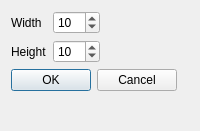
<?xml version="1.0" encoding="UTF-8"?>
<ui version="4.0">
 <class>TwoDDimensionsDialog</class>
 <widget class="QDialog" name="TwoDDimensionsDialog">
  <property name="geometry">
   <rect>
    <x>0</x>
    <y>0</y>
    <width>200</width>
    <height>131</height>
   </rect>
  </property>
  <property name="windowTitle">
   <string>2D Rectangle dimensions</string>
  </property>
  <layout class="QFormLayout" name="formLayout">
   <item row="0" column="0">
    <layout class="QGridLayout" name="gridLayout">
     <item row="0" column="0">
      <widget class="QLabel" name="label">
       <property name="text">
        <string>Width</string>
       </property>
      </widget>
     </item>
     <item row="0" column="1">
      <widget class="QSpinBox" name="widthSpinBox">
       <property name="sizePolicy">
        <sizepolicy hsizetype="Preferred" vsizetype="Fixed">
         <horstretch>0</horstretch>
         <verstretch>0</verstretch>
        </sizepolicy>
       </property>
       <property name="suffix">
        <string/>
       </property>
       <property name="minimum">
        <number>1</number>
       </property>
       <property name="maximum">
        <number>50</number>
       </property>
       <property name="stepType">
        <enum>QAbstractSpinBox::DefaultStepType</enum>
       </property>
       <property name="value">
        <number>10</number>
       </property>
      </widget>
     </item>
     <item row="1" column="0">
      <widget class="QLabel" name="label_2">
       <property name="text">
        <string>Height</string>
       </property>
      </widget>
     </item>
     <item row="1" column="1">
      <widget class="QSpinBox" name="heightSpinBox">
       <property name="minimum">
        <number>1</number>
       </property>
       <property name="maximum">
        <number>100</number>
       </property>
       <property name="singleStep">
        <number>1</number>
       </property>
       <property name="value">
        <number>10</number>
       </property>
      </widget>
     </item>
    </layout>
   </item>
   <item row="1" column="0">
    <widget class="QDialogButtonBox" name="buttonBox">
     <property name="orientation">
      <enum>Qt::Horizontal</enum>
     </property>
     <property name="standardButtons">
      <set>QDialogButtonBox::Cancel|QDialogButtonBox::Ok</set>
     </property>
    </widget>
   </item>
  </layout>
 </widget>
 <resources/>
 <connections>
  <connection>
   <sender>buttonBox</sender>
   <signal>accepted()</signal>
   <receiver>TwoDDimensionsDialog</receiver>
   <slot>accept()</slot>
   <hints>
    <hint type="sourcelabel">
     <x>248</x>
     <y>254</y>
    </hint>
    <hint type="destinationlabel">
     <x>157</x>
     <y>274</y>
    </hint>
   </hints>
  </connection>
  <connection>
   <sender>buttonBox</sender>
   <signal>rejected()</signal>
   <receiver>TwoDDimensionsDialog</receiver>
   <slot>reject()</slot>
   <hints>
    <hint type="sourcelabel">
     <x>316</x>
     <y>260</y>
    </hint>
    <hint type="destinationlabel">
     <x>286</x>
     <y>274</y>
    </hint>
   </hints>
  </connection>
 </connections>
</ui>
